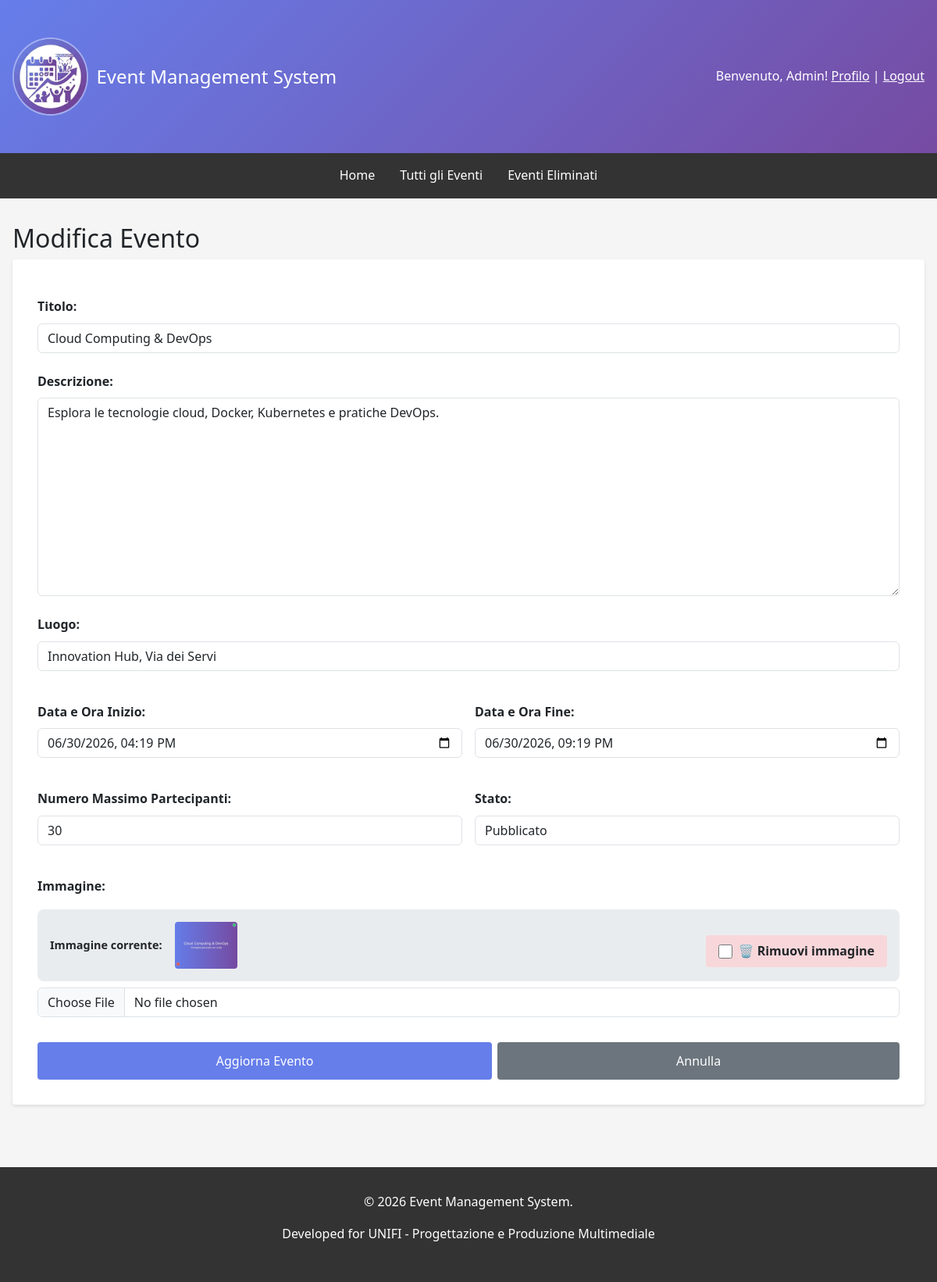
/events/event/599/edit/?next=/events/my-events/ (signed in), run on the app's committed database.
### events/models.py (models this page shows, shortened)
class Event(models.Model):
    STATUS_CHOICES = [('draft', 'Bozza'), ('published', 'Pubblicato'), ('ongoing', 'In Corso'), ('completed', 'Completato'), ('cancelled', 'Annullato')]
    title = models.CharField(max_length=200, verbose_name='Titolo')
    description = models.TextField(verbose_name='Descrizione')
    organizer = models.ForeignKey(User, on_delete=models.CASCADE, related_name='organized_events', verbose_name='Organizzatore')
    location = models.CharField(max_length=255, verbose_name='Luogo')
    start_date = models.DateTimeField(verbose_name='Data e Ora Inizio')
    end_date = models.DateTimeField(verbose_name='Data e Ora Fine')
    max_attendees = models.IntegerField(null=True, blank=True, verbose_name='Numero Massimo Partecipanti')
    image = models.ImageField(upload_to='event_images/', blank=True, null=True, verbose_name='Immagine')
    status = models.CharField(max_length=15, choices=STATUS_CHOICES, default='draft', verbose_name='Stato')
    created_at = models.DateTimeField(auto_now_add=True)
    updated_at = models.DateTimeField(auto_now=True)
    deleted_at = models.DateTimeField(null=True, blank=True, verbose_name='Eliminato il')
    class Meta:
        ordering = ['-start_date']
        permissions = [('can_create_event', 'Può creare eventi'), ('can_edit_own_events', 'Può modificare i propri eventi'), ('can_delete_own_events', 'Può eliminare i propri eventi'), ('can_view_attendees', 'Può visualizzare la lista dei partecipanti')]

### events/views.py (the view, shortened to what this page needs)
# urls.py: path('event/<int:pk>/edit/', views.EventUpdateView.as_view(), name='event_update'),
class EventUpdateView(LoginRequiredMixin, UserPassesTestMixin, UpdateView,):
    model = Event
    form_class = EventForm
    template_name = 'events/event_form.html'
    def test_func(self):
        if not self.request.user.is_authenticated:
            return False
        event = self.get_object()
        return self.request.user == event.organizer or self.request.user.is_staff
    def get_context_data(self, **kwargs):
        context = super().get_context_data(**kwargs)
        next_url = self.request.GET.get('next') or self.request.POST.get('next')
        if not next_url:
            next_url = reverse('events:organizer_events')
        context['next_url'] = next_url
        context['http_referer'] = self.request.META.get('HTTP_REFERER', '')
        return context

### templates/events/event_form.html (shortened to what this page needs)
{% extends 'base.html' %}
{% block content %}
<h2>{% if form.instance.pk %}Modifica Evento{% else %}Crea Nuovo Evento{% endif %}</h2>
<form method="post" enctype="multipart/form-data">
    <div class="form-group">
        {{ form.title.label_tag }}
        {{ form.title }}
    </div>
    <div class="form-group">
        {{ form.description.label_tag }}
        {{ form.description }}
    </div>
    <div class="form-group">
        {{ form.location.label_tag }}
        {{ form.location }}
    </div>
    <div class="form-grid-2">
        <div class="form-group">
            {{ form.start_date.label_tag }}
            {{ form.start_date }}
        </div>
        <div class="form-group">
            {{ form.end_date.label_tag }}
            {{ form.end_date }}
        </div>
    </div>
    <div class="form-grid-2">
        <div class="form-group">
            {{ form.max_attendees.label_tag }}
            {{ form.max_attendees }}
        </div>
        <div class="form-group">
            {{ form.status.label_tag }}
            {{ form.status }}
        </div>
    </div>
    <div class="form-group">
        {{ form.image.label_tag }}
        {% if form.instance.pk and form.instance.image %}
            <div class="current-image" id="currentImageWrapper">
                <div class="current-image-info">
                    <strong>Immagine corrente:</strong>
                    <img src="{{ form.instance.image.url }}" alt="{{ form.instance.title }}">
                </div>
                <label class="delete-image-checkbox">
                    <input type="checkbox" name="delete_image" id="deleteImageCheckbox">
                    🗑️ Rimuovi immagine
                </label>
            </div>
        {% endif %}
        {{ form.image }}
    </div>
    <div class="btn-group">
        <button type="submit" class="btn" style="border-radius: 4px">{% if form.instance.pk %}Aggiorna Evento{% else %}Crea Evento{% endif %}</button>
        {%  if next_url %}
            <a href="{{ next_url }}" class="btn btn-secondary" style="border-radius: 4px">Annulla</a>
        {% elif event %}
            <a href="{% url 'events:event_detail' event.pk %}" class="btn btn-secondary" style="border-radius: 4px">Annulla</a>
        {% else %}
            <a href="{% url 'events:organizer_events' %}" class="btn btn-secondary" style="border-radius: 4px">Annulla</a>
        {% endif %}
    </div>
</form>
{% endblock %}

### templates/base.html (shortened to what this page needs)
{% load static %}
<!DOCTYPE html>
<html lang="it">
<head>
    <link href="https://cdn.jsdelivr.net/npm/bootstrap@5.3.0/dist/css/bootstrap.min.css" rel="stylesheet">
</head>
<body>
    <header>
        <div class="container">
            <div class="header-content">
                <div class="header-logo">
                    <a href="{% url 'home' %}" style="text-decoration: none; color: inherit; display: flex; align-items: center; gap: 10px;">
                        <img src="{% static 'favicon.ico' %}" alt="Event Management System Logo">
                        <h1>Event Management System</h1>
                    </a>
                </div>
                <div class="user-info">
                    {% if user.is_authenticated %}
                        <span>Benvenuto, {{ user.first_name|default:user.username }}!</span>
                        <a href="{% url 'users:profile' %}" style="color: white; text-decoration: underline;">Profilo</a> |
                        <form method="post" action="{% url 'users:logout' %}" style="display: inline; margin: 0; padding: 0; background: none; border:none; outline: none; box-shadow: none;">
                            <button type="submit" style="background: none; border: none; color: white; text-decoration: underline; cursor: pointer; padding: 0; font: inherit; outline: none; box-shadow: none;">
                                Logout
                            </button>
                        </form>
                    {% else %}
                        <a href="{% url 'users:login' %}" style="color: white; text-decoration: underline;">Login</a> |
                        <a href="{% url 'users:register' %}" style="color: white; text-decoration: underline;">Registrati</a>
                    {% endif %}
                </div>
            </div>
        </div>
    </header>
    <nav>
        <div class="nav-links">
            <a href="{% url 'home' %}">Home</a>
            <a href="{% url 'events:event_list' %}">Tutti gli Eventi</a>
            {% if user.is_authenticated %}
                {% if user.is_staff %}
                    <a href="{% url 'events:deleted_events' %}">Eventi Eliminati</a>
                {% else %}
                    <a href="{% url 'events:user_registrations' %}">Le mie Registrazioni</a>
                    <a href="{% url 'events:calendar_view' %}">Calendario</a>
                {% endif %}
            {% endif %}
        </div>
    </nav>
    <div class="container">
        {% block content %}{% endblock %}
    </div>
    <footer>
        <p>&copy; 2026 Event Management System.</p>
        <p>Developed for UNIFI - Progettazione e Produzione Multimediale</p>
    </footer>
</body>
</html>

### templates/base.html (style rules this page uses)
* { margin: 0; padding: 0; box-sizing: border-box; }
body { font-family: 'Segoe UI', Tahoma, Geneva, Verdana, sans-serif; background-color: #f5f5f5; line-height: 1.6; }
header { background: linear-gradient(135deg, #667eea 0%, #764ba2 100%); color: white; padding: 1rem 0; }
.header-logo { display: flex; align-items: center; gap: 0.75rem; }
.header-logo img { height: 100px; width: auto; border: 2px solid rgb(255 255 255 / 0.4); border-radius: 50%; }
.header-logo h1 { margin: 0; font-size: 1.5rem; }
nav { background-color: #333; padding: 0; position: sticky; top: 0; z-index: 1030; transition: all 0.3s ease; }
.nav-links { display: flex; justify-content: center; padding: 0.5rem; transition: all 0.3s ease; }
nav a { display: inline-block; color: white; text-decoration: none; padding: 0.5rem 1rem; font-size: 1rem; transition: all 0.3s ease; }
.container { max-width: 1200px; margin: 0 auto; padding: 2rem 1rem; }
.header-content { display: flex; justify-content: space-between; align-items: center; }
.btn { display: inline-block; padding: 0.75rem 1.5rem; background-color: #667eea; color: white; text-decoration: none; border-radius: 4px; border: none; cursor: pointer; font-size: 1rem; }
.btn-secondary { background-color: #6c757d; }
footer { background-color: #333; color: white; text-align: center; padding: 2rem; margin-top: 3rem; }
form { background: white; padding: 2rem; border-radius: 4px; box-shadow: 0 2px 4px rgba(0,0,0,0.1); }
label { display: block; margin-top: 1rem; font-weight: bold; }
input, textarea, select { width: 100%; padding: 0.5rem; margin-top: 0.5rem; border: 1px solid #ddd; border-radius: 4px; font-family: inherit; font-size: 1rem; }
textarea { resize: vertical; min-height: 120px; }
.form-group { margin-bottom: 1.5rem; }
.btn-group { margin-top: 2rem; display: flex; flex-wrap: wrap; gap: 0.5rem; }
.btn-group button, .btn-group a { margin-right: 0; }
.user-info { color: white; }

### templates/events/event_form.html (style rules this page uses)
.form-grid-2 { display: grid; grid-template-columns: 1fr 1fr; gap: 1rem; }
.current-image { margin-top: 1rem; padding: 1rem; background-color: #e9ecef; border-radius: 8px; display: flex; align-items: center; justify-content: space-between; gap: 1rem; flex-wrap: wrap; }
.current-image-info { display: flex; align-items: center; gap: 1rem; flex-wrap: wrap; }
.current-image-info strong { font-size: 0.9rem; white-space: nowrap; }
.current-image-info img { max-width: 80px; max-height: 80px; border-radius: 4px; object-fit: cover; }
.delete-image-checkbox { display: flex; align-items: center; gap: 0.5rem; padding: 0.5rem 1rem; background-color: #f8d7da; border-radius: 4px; cursor: pointer; transition: all 0.2s; white-space: nowrap; margin-left: auto; }
.delete-image-checkbox input { cursor: pointer; width: 18px; height: 18px; margin: 0; }

### data on the page
Event: title "Cloud Computing & DevOps", description "Esplora le tecnologie cloud, Docker, Kubernetes e pratiche DevOps.", location "Innovation Hub, Via dei Servi", start_date "06/30/2026 16:19", end_date "06/30/2026 21:19", max_attendees "30", status "Pubblicato", instance.image (picture)

### other printed values
{{ user.first_name|default:user.username }} "Admin"
